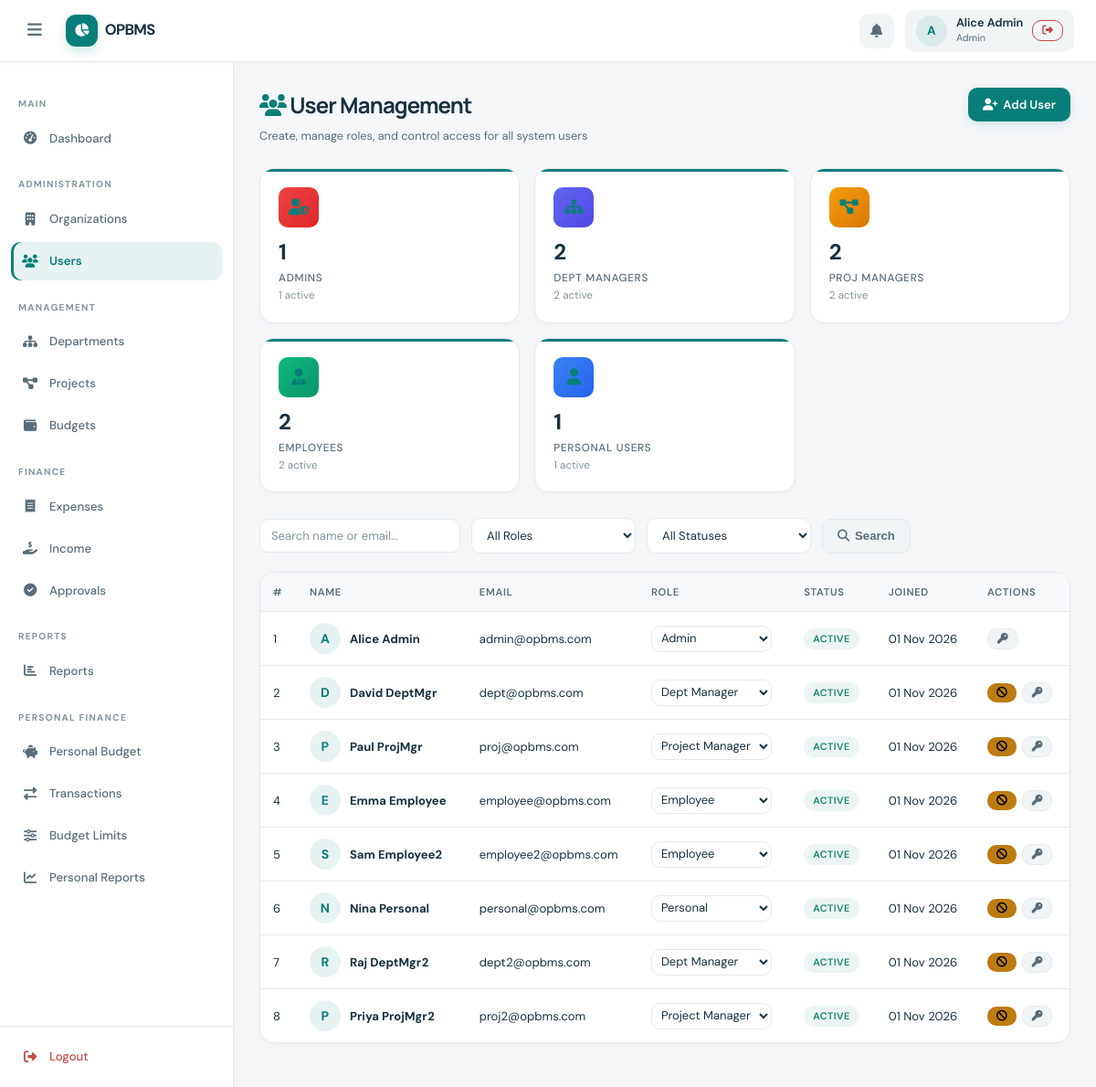
The page /admin/users.php (signed in) on the database its author committed.
### tables this page shows
CREATE TABLE IF NOT EXISTS users (
    id            INT UNSIGNED AUTO_INCREMENT PRIMARY KEY,
    name          VARCHAR(120)  NOT NULL,
    email         VARCHAR(180)  NOT NULL UNIQUE,
    password_hash VARCHAR(255)  NOT NULL,
    role          ENUM('admin','dept_manager','project_manager','employee','personal') NOT NULL DEFAULT 'employee',
    is_active     TINYINT(1)   NOT NULL DEFAULT 1,
    created_at    TIMESTAMP    NOT NULL DEFAULT CURRENT_TIMESTAMP,
    updated_at    TIMESTAMP    NOT NULL DEFAULT CURRENT_TIMESTAMP ON UPDATE CURRENT_TIMESTAMP,
    INDEX idx_users_role (role),
    INDEX idx_users_email (email)
);

### includes/auth.php (called while the page is built, shortened)
<?php
function getCurrentUser(): ?array {
    static $user = null;
    if ($user === null) {
        $pdo  = getDB();
        $stmt = $pdo->prepare("SELECT id, name, email, role, is_active FROM users WHERE id = ?");
        $stmt->execute([$_SESSION['user_id']]);
        $user = $stmt->fetch() ?: null;
    }
    return $user;
}

### includes/functions.php (called while the page is built, shortened)
<?php
function e(string $s): string {
    return htmlspecialchars($s, ENT_QUOTES | ENT_HTML5, 'UTF-8');
}
function formatDate(?string $date): string {
    return date('d M Y', strtotime($date));
}

### admin/users.php (the view, shortened to what this page needs)
<?php
require_once __DIR__ . '/../includes/auth.php';
require_once __DIR__ . '/../includes/functions.php';
$pdo = getDB();
$roleFilter   = $_GET['role']   ?? 'all';
$statusFilter = $_GET['status'] ?? 'all';
$search       = trim($_GET['q'] ?? '');
$where  = ['1=1'];
$params = [];
$users = $pdo->prepare("
    SELECT * FROM users WHERE " . implode(' AND ', $where) . " ORDER BY created_at DESC
");
$users->execute($params);
$users = $users->fetchAll();
$roleCounts = $pdo->query("
    SELECT role, COUNT(*) AS cnt, SUM(is_active) AS active FROM users GROUP BY role
")->fetchAll();
$roleStats = [];
foreach ($roleCounts as $r) $roleStats[$r['role']] = $r;
require_once __DIR__ . '/../includes/header.php';
require_once __DIR__ . '/../includes/sidebar.php';
?>
<main class="main-content">
  <div class="page-header">
    <div>
      <h1 class="page-title"><i class="fa fa-users" style="color:var(--color-primary)"></i> User Management</h1>
      <p class="page-subtitle">Create, manage roles, and control access for all system users</p>
    </div>
    <div class="page-actions">
      <a href="?create=1" class="btn btn-primary"><i class="fa fa-user-plus"></i> Add User</a>
    </div>
  </div>
  <div class="stats-grid" style="margin-bottom:28px;">
    <?php
    $roleInfo = [
      'admin'           => ['label'=>'Admins',          'icon'=>'user-shield',   'color'=>'#ef4444,#dc2626'],
      'dept_manager'    => ['label'=>'Dept Managers',   'icon'=>'sitemap',       'color'=>'#6366f1,#4f46e5'],
      'project_manager' => ['label'=>'Proj Managers',   'icon'=>'project-diagram','color'=>'#f59e0b,#d97706'],
      'employee'        => ['label'=>'Employees',       'icon'=>'user-tie',      'color'=>'#10b981,#059669'],
      'personal'        => ['label'=>'Personal Users',  'icon'=>'user',          'color'=>'#3b82f6,#2563eb'],
    ];
    foreach ($roleInfo as $r => $info):
      $cnt    = $roleStats[$r]['cnt']    ?? 0;
      $active = $roleStats[$r]['active'] ?? 0;
    ?>
    <div class="stat-card" style="cursor:pointer;" onclick="location.href='?role=<?= $r ?>'">
      <div class="stat-icon" style="background:linear-gradient(135deg,<?= $info['color'] ?>)">
        <i class="fa fa-<?= $info['icon'] ?>"></i>
      </div>
      <div class="stat-info">
        <div class="stat-value"><?= $cnt ?></div>
        <div class="stat-label"><?= $info['label'] ?></div>
        <div class="stat-sub"><?= $active ?> active</div>
      </div>
    </div>
    <?php endforeach; ?>
  </div>
  <form method="GET" class="filter-bar" style="margin-bottom:20px;">
    <input type="text" name="q" class="form-control" placeholder="Search name or email..." value="<?= e($search) ?>" style="min-width:220px;">
    <select name="role" onchange="this.form.submit()">
      <option value="all" <?= $roleFilter==='all'?'selected':'' ?>>All Roles</option>
    </select>
    <select name="status" onchange="this.form.submit()">
      <option value="all" <?= $statusFilter==='all'?'selected':'' ?>>All Statuses</option>
    </select>
    <button type="submit" class="btn btn-secondary"><i class="fa fa-search"></i> Search</button>
  </form>
  <div class="card">
    <div class="card-body" style="padding:0;">
      <div class="table-wrap">
        <table>
          <thead>
            <tr>
              <th>#</th>
              <th>Name</th>
              <th>Email</th>
              <th>Role</th>
              <th>Status</th>
              <th>Joined</th>
              <th>Actions</th>
            </tr>
          </thead>
          <tbody>
            <?php if (empty($users)): ?>
            <tr><td colspan="7">
              <div class="empty-state">
                <i class="fa fa-users"></i>
                <h3>No Users Found</h3>
                <p>No users match the current filters.</p>
              </div>
            </td></tr>
            <?php else: ?>
            <?php foreach ($users as $u): ?>
            <tr>
              <td><?= $u['id'] ?></td>
              <td>
                <div style="display:flex;align-items:center;gap:10px;">
                  <div class="user-avatar" style="width:34px;height:34px;font-size:14px;flex-shrink:0;">
                    <?= strtoupper(substr($u['name'], 0, 1)) ?>
                  </div>
                  <strong><?= e($u['name']) ?></strong>
                </div>
              </td>
              <td><?= e($u['email']) ?></td>
              <td>
                <form method="POST" style="display:inline-flex;gap:4px;align-items:center;">
                  <select name="role" class="form-control" style="padding:4px 6px;font-size:13px;min-width:130px;"
                    onchange="if(confirm('Change role for <?= e(addslashes($u['name'])) ?>?')) this.form.submit();">
                    <?php foreach (['admin','dept_manager','project_manager','employee','personal'] as $r): ?>
                    <option value="<?= $r ?>" <?= $u['role']===$r?'selected':'' ?>><?= ucwords(str_replace('_',' ',$r)) ?></option>
                    <?php endforeach; ?>
                  </select>
                </form>
              </td>
              <td>
                <?php if ($u['is_active']): ?>
                  <span class="badge badge-success">Active</span>
                <?php else: ?>
                  <span class="badge badge-danger">Inactive</span>
                <?php endif; ?>
              </td>
              <td><?= formatDate($u['created_at']) ?></td>
              <td>
                <div style="display:flex;gap:6px;flex-wrap:wrap;">
                  <?php if ($u['id'] !== (int)$_SESSION['user_id']): ?>
                  <form method="POST" style="display:inline;">
                    <button type="submit" class="btn btn-sm <?= $u['is_active']?'btn-warning':'btn-success' ?>"
                      title="<?= $u['is_active']?'Deactivate':'Activate' ?>"
                      onclick="return confirm('<?= $u['is_active']?'Deactivate':'Activate' ?> this user?')">
                      <i class="fa fa-<?= $u['is_active']?'ban':'check' ?>"></i>
                    </button>
                  </form>
                  <?php endif; ?>
                  <button class="btn btn-sm btn-secondary" title="Reset Password"
                    onclick="openPwdReset(<?= $u['id'] ?>, '<?= e(addslashes($u['name'])) ?>')">
                    <i class="fa fa-key"></i>
                  </button>
                </div>
              </td>
            </tr>
            <?php endforeach; ?>
            <?php endif; ?>
          </tbody>
        </table>
      </div>
    </div>
  </div>
</main>
<?php require_once __DIR__ . '/../includes/footer.php'; ?>

### includes/header.php (shortened to what this page needs)
<?php
require_once __DIR__ . '/../includes/functions.php';
$currentUser = getCurrentUser();
?>
<!DOCTYPE html>
<html lang="en">
<head>
<link rel="stylesheet" href="<?= BASE_URL ?>/assets/css/style.css">
<link rel="stylesheet" href="https://cdnjs.cloudflare.com/ajax/libs/font-awesome/6.5.0/css/all.min.css">
</head>
<body>
<div class="app-wrapper">
<header class="topbar">
  <button class="sidebar-toggle" id="sidebarToggle" aria-label="Toggle Sidebar" aria-controls="sidebar" aria-expanded="false">
    <i class="fa fa-bars"></i>
  </button>
  <a class="topbar-brand" href="<?= BASE_URL ?>/">
    <span class="brand-mark"><i class="fa-solid fa-chart-pie"></i></span>
    <span>OPBMS</span>
  </a>
  <nav class="topbar-right">
    <?php
    $currentRole = $currentUser['role'] ?? '';
    $activityUrl = $currentRole === 'personal'
        ? BASE_URL . '/personal/transactions.php'
        : (in_array($currentRole, ['admin', 'dept_manager', 'project_manager'], true)
            ? BASE_URL . '/approvals/index.php'
            : BASE_URL . '/expenses/index.php');
    ?>
    <a href="<?= $activityUrl ?>" class="topbar-icon-btn" title="<?= in_array($currentRole, ['admin', 'dept_manager', 'project_manager'], true) ? 'Review approvals' : 'View activity' ?>" aria-label="<?= in_array($currentRole, ['admin', 'dept_manager', 'project_manager'], true) ? 'Review approvals' : 'View activity' ?>">
      <i class="fa fa-bell"></i>
    </a>
    <?php if ($currentUser): ?>
    <div class="topbar-user">
      <div class="user-avatar"><?= strtoupper(substr($currentUser['name'], 0, 1)) ?></div>
      <div class="user-meta">
        <span class="user-name"><?= e($currentUser['name']) ?></span>
        <span class="user-role"><?= e(ucwords(str_replace('_', ' ', $currentUser['role']))) ?></span>
      </div>
      <a href="<?= BASE_URL ?>/auth/logout.php" class="btn btn-sm btn-outline-danger" title="Logout">
        <i class="fa fa-sign-out-alt"></i>
      </a>
    </div>
    <?php endif; ?>
  </nav>
</header>

### rows shown on the page
users: name "A", name "Alice Admin", role "Admin", id "1", email "admin@opbms.com", is_active "ACTIVE", created_at "01 Nov 2026"
users: id "2", name "D", name "David DeptMgr", email "dept@opbms.com", role "Dept Manager", is_active "ACTIVE", created_at "01 Nov 2026"
users: id "3", name "P", name "Paul ProjMgr", email "proj@opbms.com", role "Project Manager", is_active "ACTIVE", created_at "01 Nov 2026"
users: id "4", name "E", name "Emma Employee", email "employee@opbms.com", role "Employee", is_active "ACTIVE", created_at "01 Nov 2026"
users: id "5", name "S", name "Sam Employee2", email "employee2@opbms.com", role "Employee", is_active "ACTIVE", created_at "01 Nov 2026"
users: id "6", name "N", name "Nina Personal", email "personal@opbms.com", role "Personal", is_active "ACTIVE", created_at "01 Nov 2026"
users: id "7", name "R", name "Raj DeptMgr2", email "dept2@opbms.com", role "Dept Manager", is_active "ACTIVE", created_at "01 Nov 2026"
users: id "8", name "P", name "Priya ProjMgr2", email "proj2@opbms.com", role "Project Manager", is_active "ACTIVE", created_at "01 Nov 2026"

### other values the page prints
$label "Dashboard Organizations Users Departments Projects Budgets Expenses Income Approvals Reports Personal Budget Transactions Budget Limits Personal Reports"
$cnt "1"
$info['label'] "ADMINS"
$active "1"
$cnt "2"
$info['label'] "DEPT MANAGERS"
$active "2"
$info['label'] "PROJ MANAGERS"
$info['label'] "EMPLOYEES"
$info['label'] "PERSONAL USERS"
